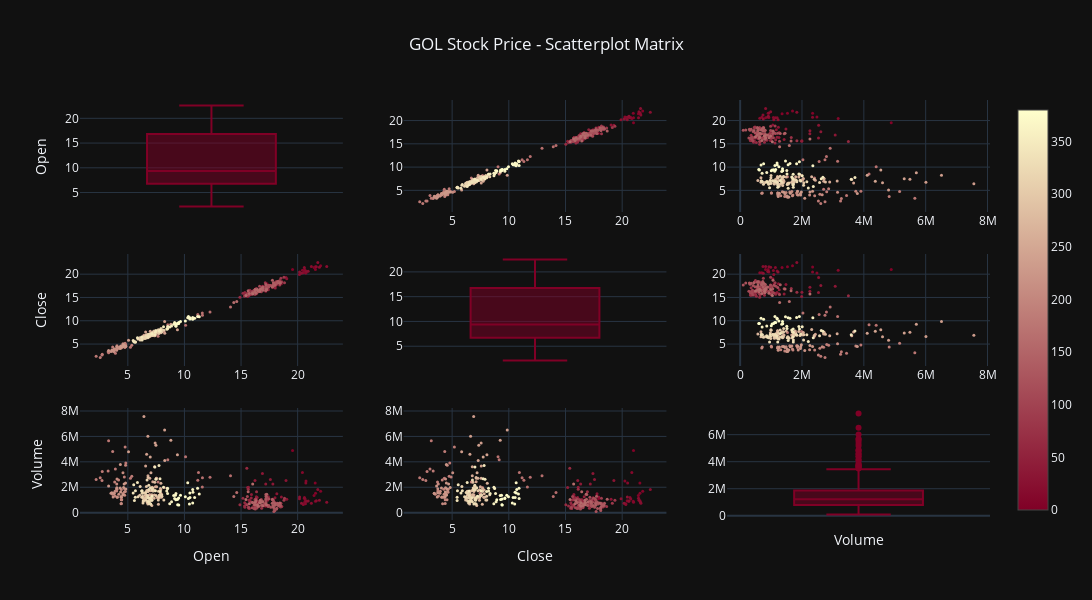

Notebook code cell kept with this figure:
### Code cell
gol = gol[['Open','Close','Volume']]
gol["index"] = np.arange(len(gol))

fig8 = go.Figure(ff.create_scatterplotmatrix(gol, diag='box', index='index',size=3,
                               height=600, width=1150, colormap='YlOrRd',
                                   title={
                                    'text': "GOL Stock Price - Scatterplot Matrix",
                                    'x':0.5,
                                    'xanchor': 'center'}))
fig8.show()

### Figure 1 — Plotly figure (JSON) as saved in the notebook; plotly's stock layout.template omitted (floating-point values rounded to 4 significant figures; data arrays with more than 128 entries replaced by an {"elided": "..."} marker saying what was removed)
{"data": [{"marker": {"color": "rgb(128, 0, 38)"}, "showlegend": false, "type": "box", "xaxis": "x", "y": {"elided": "381 float values"}, "yaxis": "y"}, {"marker": {"color": {"elided": "381 int values"}, "colorscale": [[0, "rgb(128, 0, 38)"], [1, "rgb(255, 255, 204)"]], "showscale": true, "size": 3}, "mode": "markers", "showlegend": false, "type": "scatter", "x": {"elided": "381 float values"}, "xaxis": "x2", "y": {"elided": "381 float values"}, "yaxis": "y2"}, {"marker": {"color": {"elided": "381 int values"}, "colorscale": [[0, "rgb(128, 0, 38)"], [1, "rgb(255, 255, 204)"]], "showscale": false, "size": 3}, "mode": "markers", "showlegend": false, "type": "scatter", "x": {"elided": "381 int values"}, "xaxis": "x3", "y": {"elided": "381 float values"}, "yaxis": "y3"}, {"marker": {"color": {"elided": "381 int values"}, "colorscale": [[0, "rgb(128, 0, 38)"], [1, "rgb(255, 255, 204)"]], "showscale": false, "size": 3}, "mode": "markers", "showlegend": false, "type": "scatter", "x": {"elided": "381 float values"}, "xaxis": "x4", "y": {"elided": "381 float values"}, "yaxis": "y4"}, {"marker": {"color": "rgb(128, 0, 38)"}, "showlegend": false, "type": "box", "xaxis": "x5", "y": {"elided": "381 float values"}, "yaxis": "y5"}, {"marker": {"color": {"elided": "381 int values"}, "colorscale": [[0, "rgb(128, 0, 38)"], [1, "rgb(255, 255, 204)"]], "showscale": false, "size": 3}, "mode": "markers", "showlegend": false, "type": "scatter", "x": {"elided": "381 int values"}, "xaxis": "x6", "y": {"elided": "381 float values"}, "yaxis": "y6"}, {"marker": {"color": {"elided": "381 int values"}, "colorscale": [[0, "rgb(128, 0, 38)"], [1, "rgb(255, 255, 204)"]], "showscale": false, "size": 3}, "mode": "markers", "showlegend": false, "type": "scatter", "x": {"elided": "381 float values"}, "xaxis": "x7", "y": {"elided": "381 int values"}, "yaxis": "y7"}, {"marker": {"color": {"elided": "381 int values"}, "colorscale": [[0, "rgb(128, 0, 38)"], [1, "rgb(255, 255, 204)"]], "showscale": false, "size": 3}, "mode": "markers", "showlegend": false, "type": "scatter", "x": {"elided": "381 float values"}, "xaxis": "x8", "y": {"elided": "381 int values"}, "yaxis": "y8"}, {"marker": {"color": "rgb(128, 0, 38)"}, "showlegend": false, "type": "box", "xaxis": "x9", "y": {"elided": "381 int values"}, "yaxis": "y9"}], "layout": {"height": 600, "showlegend": true, "title": {"text": "GOL Stock Price - Scatterplot Matrix", "x": 0.5, "xanchor": "center"}, "width": 1150, "xaxis": {"anchor": "y", "domain": [0, 0.2889], "showticklabels": false}, "xaxis2": {"anchor": "y2", "domain": [0.3556, 0.6444]}, "xaxis3": {"anchor": "y3", "domain": [0.7111, 1]}, "xaxis4": {"anchor": "y4", "domain": [0, 0.2889]}, "xaxis5": {"anchor": "y5", "domain": [0.3556, 0.6444], "showticklabels": false}, "xaxis6": {"anchor": "y6", "domain": [0.7111, 1]}, "xaxis7": {"anchor": "y7", "domain": [0, 0.2889], "title": {"text": "Open"}}, "xaxis8": {"anchor": "y8", "domain": [0.3556, 0.6444], "title": {"text": "Close"}}, "xaxis9": {"anchor": "y9", "domain": [0.7111, 1], "showticklabels": false, "title": {"text": "Volume"}}, "yaxis": {"anchor": "x", "domain": [0.7333, 1], "title": {"text": "Open"}}, "yaxis2": {"anchor": "x2", "domain": [0.7333, 1]}, "yaxis3": {"anchor": "x3", "domain": [0.7333, 1]}, "yaxis4": {"anchor": "x4", "domain": [0.3667, 0.6333], "title": {"text": "Close"}}, "yaxis5": {"anchor": "x5", "domain": [0.3667, 0.6333]}, "yaxis6": {"anchor": "x6", "domain": [0.3667, 0.6333]}, "yaxis7": {"anchor": "x7", "domain": [0, 0.2667], "title": {"text": "Volume"}}, "yaxis8": {"anchor": "x8", "domain": [0, 0.2667]}, "yaxis9": {"anchor": "x9", "domain": [0, 0.2667]}}}
